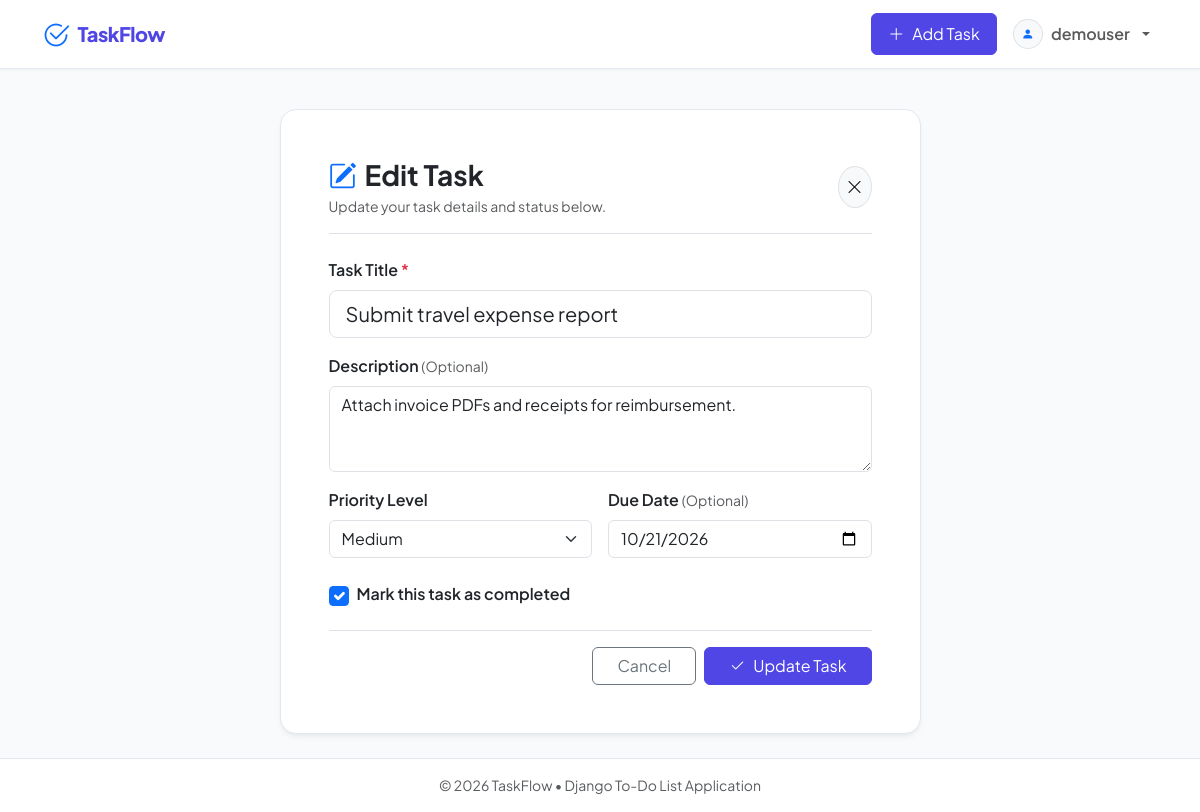
The app's page /task/3/edit/ (signed in) with its own data.
### todos/models.py (models this page shows, shortened)
class Task(models.Model):
    PRIORITY_CHOICES = [
        ('LOW', 'Low'),
        ('MEDIUM', 'Medium'),
        ('HIGH', 'High'),
    ]
    user = models.ForeignKey(
        User,
        on_delete=models.CASCADE,
        related_name='tasks'
    )
    title = models.CharField(max_length=200, help_text="What needs to be done?")
    description = models.TextField(blank=True, default="", help_text="Optional task details or notes")
    completed = models.BooleanField(default=False)
    priority = models.CharField(
        max_length=10,
        choices=PRIORITY_CHOICES,
        default='MEDIUM'
    )
    due_date = models.DateField(null=True, blank=True, help_text="Optional completion deadline")
    created_at = models.DateTimeField(auto_now_add=True)
    updated_at = models.DateTimeField(auto_now=True)
    class Meta:
        ordering = ['completed', '-created_at']
        verbose_name = 'Task'
        verbose_name_plural = 'Tasks'

### todos/views.py (the view)
# urls.py: path('task/<int:pk>/edit/', views.task_update_view, name='task_update'),
@login_required
def task_update_view(request, pk):
    task = get_object_or_404(Task, pk=pk, user=request.user)
    if request.method == 'POST':
        form = TaskForm(request.POST, instance=task)
        if form.is_valid():
            form.save()
            messages.success(request, f'Task "{task.title}" updated successfully!')
            return redirect('task_list')
    else:
        form = TaskForm(instance=task)
    return render(request, 'todos/task_form.html', {
        'form': form,
        'task': task,
        'page_title': 'Edit Task',
        'is_edit': True,
    })

### todos/templates/todos/task_form.html (shortened to what this page needs)
{% extends 'todos/base.html' %}
{% block content %}
<div class="row justify-content-center">
    <div class="col-lg-7 col-md-9">
        <div class="card p-4 p-md-5">
            <div class="d-flex align-items-center justify-content-between pb-3 mb-4 border-bottom">
                <div>
                    <h3 class="fw-bold mb-1">
                        {% if is_edit %}
                            <i class="bi bi-pencil-square text-primary me-2"></i>Edit Task
                        {% else %}
                            <i class="bi bi-plus-circle text-primary me-2"></i>New Task
                        {% endif %}
                    </h3>
                    <p class="text-muted small mb-0">
                        {% if is_edit %}
                            Update your task details and status below.
                        {% else %}
                            Fill in the details to add a new task to your list.
                        {% endif %}
                    </p>
                </div>
                <a href="{% url 'task_list' %}" class="btn btn-light border rounded-circle p-2" title="Back to task list">
                    <i class="bi bi-x-lg"></i>
                </a>
            </div>
            <form method="POST" novalidate>
                <div class="mb-3">
                    <label for="{{ form.title.id_for_label }}" class="form-label fw-semibold">
                        Task Title <span class="text-danger">*</span>
                    </label>
                    {{ form.title }}
                </div>
                <div class="mb-3">
                    <label for="{{ form.description.id_for_label }}" class="form-label fw-semibold">
                        Description <span class="text-muted small fw-normal">(Optional)</span>
                    </label>
                    {{ form.description }}
                </div>
                <div class="row g-3 mb-3">
                    <div class="col-sm-6">
                        <label for="{{ form.priority.id_for_label }}" class="form-label fw-semibold">
                            Priority Level
                        </label>
                        {{ form.priority }}
                    </div>
                    <div class="col-sm-6">
                        <label for="{{ form.due_date.id_for_label }}" class="form-label fw-semibold">
                            Due Date <span class="text-muted small fw-normal">(Optional)</span>
                        </label>
                        {{ form.due_date }}
                    </div>
                </div>
                <div class="mb-4 pt-2">
                    <div class="form-check d-flex align-items-center gap-2">
                        {{ form.completed }}
                        <label class="form-check-label fw-semibold" for="{{ form.completed.id_for_label }}">
                            Mark this task as completed
                        </label>
                    </div>
                </div>
                <div class="d-flex align-items-center justify-content-end gap-2 pt-3 border-top">
                    <a href="{% url 'task_list' %}" class="btn btn-outline-secondary px-4">
                        Cancel
                    </a>
                    <button type="submit" class="btn btn-primary px-4 d-inline-flex align-items-center gap-2">
                        <i class="bi bi-check2"></i>
                        <span>{% if is_edit %}Update Task{% else %}Create Task{% endif %}</span>
                    </button>
                </div>
            </form>
        </div>
    </div>
</div>
{% endblock %}

### todos/templates/todos/base.html (shortened to what this page needs)
{% load static %}
<!DOCTYPE html>
<html lang="en">
<head>
    <link href="https://cdn.jsdelivr.net/npm/bootstrap@5.3.3/dist/css/bootstrap.min.css" rel="stylesheet">
    <link href="https://cdn.jsdelivr.net/npm/bootstrap-icons@1.11.3/font/bootstrap-icons.min.css" rel="stylesheet">
    <link rel="stylesheet" href="{% static 'css/styles.css' %}">
</head>
<body>
    <nav class="navbar navbar-expand-lg navbar-light sticky-top">
        <div class="container">
            <a class="navbar-brand d-flex align-items-center gap-2" href="{% url 'task_list' %}">
                <i class="bi bi-check2-circle fs-3 text-primary"></i>
                <span>TaskFlow</span>
            </a>
            <div class="collapse navbar-collapse" id="navbarContent">
                <ul class="navbar-nav ms-auto align-items-lg-center gap-2 mt-3 mt-lg-0">
                    {% if user.is_authenticated %}
                        <li class="nav-item">
                            <a class="btn btn-primary d-inline-flex align-items-center gap-2 px-3 py-2" href="{% url 'task_create' %}">
                                <i class="bi bi-plus-lg"></i>
                                <span>Add Task</span>
                            </a>
                        </li>
                        <li class="nav-item dropdown">
                            <a class="nav-link dropdown-toggle d-inline-flex align-items-center gap-2 px-2" href="#" id="userMenu" role="button" data-bs-toggle="dropdown" aria-expanded="false">
                                <span class="badge bg-light text-dark border p-2 rounded-circle">
                                    <i class="bi bi-person-fill text-primary"></i>
                                </span>
                                <span class="fw-semibold">{{ user.username }}</span>
                            </a>
                        </li>
                    {% endif %}
                </ul>
            </div>
        </div>
    </nav>
    <main class="container my-4">
        {% block content %}{% endblock %}
    </main>
    <footer class="footer py-3 text-center text-muted small">
        <div class="container">
            <span>&copy; 2026 TaskFlow &bull; Django To-Do List Application</span>
        </div>
    </footer>
</body>
</html>

### static/css/styles.css (style rules this page uses)
.badge { letter-spacing: 0.025em; font-weight: 600; }

### todos/templates/todos/base.html (style rules this page uses)
:root { --primary-accent: #4f46e5; --primary-hover: #4338ca; --bg-color: #f8fafc; --card-border: #e2e8f0; }
body { font-family: 'Plus Jakarta Sans', sans-serif; background-color: var(--bg-color); color: #1e293b; min-height: 100vh; display: flex; flex-direction: column; }
.navbar { background-color: #ffffff; border-bottom: 1px solid var(--card-border); box-shadow: 0 1px 3px 0 rgba(0, 0, 0, 0.05); }
.navbar-brand { font-weight: 800; color: var(--primary-accent) !important; letter-spacing: -0.5px; }
.btn-primary { background-color: var(--primary-accent); border-color: var(--primary-accent); }
.card { border-radius: 1rem; border: 1px solid var(--card-border); box-shadow: 0 4px 6px -1px rgba(0, 0, 0, 0.05), 0 2px 4px -2px rgba(0, 0, 0, 0.05); }
.footer { margin-top: auto; border-top: 1px solid var(--card-border); background-color: #ffffff; }

### records on screen
Task: title "Submit travel expense report", description "Attach invoice PDFs and receipts for reimbursement.", priority "Medium", due_date "10/21/2026", completed "☑"

### other values on screen
{{ user.username }} "demouser"
